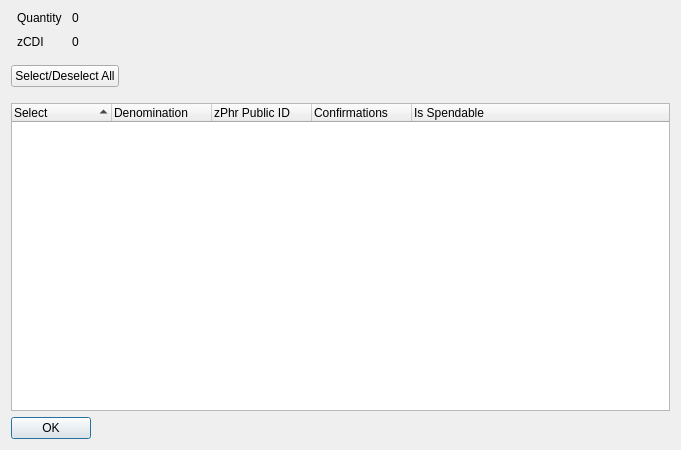
<?xml version="1.0" encoding="UTF-8"?>
<ui version="4.0">
 <class>ZPhrControlDialog</class>
 <widget class="QDialog" name="ZPhrControlDialog">
  <property name="geometry">
   <rect>
    <x>0</x>
    <y>0</y>
    <width>681</width>
    <height>450</height>
   </rect>
  </property>
  <property name="minimumSize">
   <size>
    <width>681</width>
    <height>450</height>
   </size>
  </property>
  <property name="windowTitle">
   <string>Select zPhr to Spend</string>
  </property>
  <layout class="QVBoxLayout" name="verticalLayout" stretch="0,0,0,0">
   <item>
    <layout class="QHBoxLayout" name="horizontalLayout" stretch="0,0">
     <property name="spacing">
      <number>-1</number>
     </property>
     <property name="bottomMargin">
      <number>10</number>
     </property>
     <item>
      <layout class="QFormLayout" name="formLayout">
       <property name="horizontalSpacing">
        <number>10</number>
       </property>
       <property name="verticalSpacing">
        <number>10</number>
       </property>
       <property name="leftMargin">
        <number>6</number>
       </property>
       <property name="rightMargin">
        <number>6</number>
       </property>
       <item row="0" column="0">
        <widget class="QLabel" name="labelQuantity">
         <property name="text">
          <string>Quantity</string>
         </property>
        </widget>
       </item>
       <item row="0" column="1">
        <widget class="QLabel" name="labelQuantity_int">
         <property name="text">
          <string>0</string>
         </property>
        </widget>
       </item>
       <item row="1" column="0">
        <widget class="QLabel" name="labelZPhr">
         <property name="text">
          <string>zCDI</string>
         </property>
        </widget>
       </item>
       <item row="1" column="1">
        <widget class="QLabel" name="labelZPhr_int">
         <property name="text">
          <string>0</string>
         </property>
        </widget>
       </item>
      </layout>
     </item>
     <item>
      <spacer name="horizontalSpacer_2">
       <property name="orientation">
        <enum>Qt::Horizontal</enum>
       </property>
       <property name="sizeHint" stdset="0">
        <size>
         <width>40</width>
         <height>20</height>
        </size>
       </property>
      </spacer>
     </item>
    </layout>
   </item>
   <item>
    <layout class="QHBoxLayout" name="horizontalLayout3" stretch="0,0">
     <property name="spacing">
      <number>14</number>
     </property>
     <property name="bottomMargin">
      <number>10</number>
     </property>
     <item>
      <widget class="QPushButton" name="pushButtonAll">
       <property name="text">
        <string>Select/Deselect All</string>
       </property>
      </widget>
     </item>
     <item>
      <spacer name="horizontalSpacer">
       <property name="orientation">
        <enum>Qt::Horizontal</enum>
       </property>
       <property name="sizeHint" stdset="0">
        <size>
         <width>40</width>
         <height>20</height>
        </size>
       </property>
      </spacer>
     </item>
    </layout>
   </item>
   <item>
    <widget class="QTreeWidget" name="treeWidget">
     <property name="sizePolicy">
      <sizepolicy hsizetype="Expanding" vsizetype="Expanding">
       <horstretch>0</horstretch>
       <verstretch>0</verstretch>
      </sizepolicy>
     </property>
     <property name="minimumSize">
      <size>
       <width>0</width>
       <height>250</height>
      </size>
     </property>
     <property name="alternatingRowColors">
      <bool>true</bool>
     </property>
     <property name="sortingEnabled">
      <bool>true</bool>
     </property>
     <property name="columnCount">
      <number>5</number>
     </property>
     <attribute name="headerDefaultSectionSize">
      <number>100</number>
     </attribute>
     <column>
      <property name="text">
       <string notr="true">Select</string>
      </property>
     </column>
     <column>
      <property name="text">
       <string notr="true">Denomination</string>
      </property>
     </column>
     <column>
      <property name="text">
       <string notr="true">zPhr Public ID</string>
      </property>
     </column>
     <column>
      <property name="text">
       <string notr="true">Confirmations</string>
      </property>
     </column>
     <column>
      <property name="text">
       <string>Is Spendable</string>
      </property>
     </column>
    </widget>
   </item>
   <item>
    <widget class="QDialogButtonBox" name="buttonBox">
     <property name="sizePolicy">
      <sizepolicy hsizetype="Maximum" vsizetype="Fixed">
       <horstretch>0</horstretch>
       <verstretch>0</verstretch>
      </sizepolicy>
     </property>
     <property name="orientation">
      <enum>Qt::Horizontal</enum>
     </property>
     <property name="standardButtons">
      <set>QDialogButtonBox::Ok</set>
     </property>
    </widget>
   </item>
  </layout>
 </widget>
 <resources/>
 <connections>
  <connection>
   <sender>buttonBox</sender>
   <signal>accepted()</signal>
   <receiver>ZPhrControlDialog</receiver>
   <slot>accept()</slot>
   <hints>
    <hint type="sourcelabel">
     <x>248</x>
     <y>254</y>
    </hint>
    <hint type="destinationlabel">
     <x>157</x>
     <y>274</y>
    </hint>
   </hints>
  </connection>
  <connection>
   <sender>buttonBox</sender>
   <signal>rejected()</signal>
   <receiver>ZPhrControlDialog</receiver>
   <slot>reject()</slot>
   <hints>
    <hint type="sourcelabel">
     <x>316</x>
     <y>260</y>
    </hint>
    <hint type="destinationlabel">
     <x>286</x>
     <y>274</y>
    </hint>
   </hints>
  </connection>
 </connections>
</ui>
